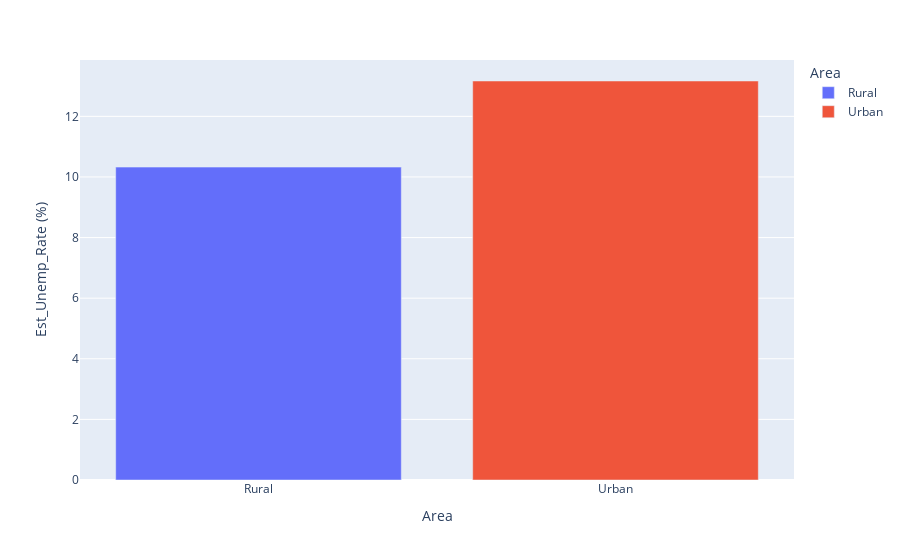

The notebook cell this image was saved under:
### Code cell
df_ar_unemp = df[['Est_Unemp_Rate', 'Area']].groupby('Area').mean().reset_index()
fig=px.bar(df_ar_unemp,x='Area',y='Est_Unemp_Rate',color='Area',labels={'Est_Unemp_Rate':'Est_Unemp_Rate (%)'})
fig.show()

### Figure 1 — Plotly figure (JSON) as saved in the notebook; plotly's stock layout.template omitted (floating-point values rounded to 4 significant figures)
{"data": [{"alignmentgroup": "True", "hovertemplate": "Area=%{x}<br>Est_Unemp_Rate (%)=%{y}<extra></extra>", "legendgroup": "Rural", "marker": {"color": "#636efa", "pattern": {"shape": ""}}, "name": "Rural", "offsetgroup": "Rural", "orientation": "v", "showlegend": true, "textposition": "auto", "type": "bar", "x": ["Rural"], "xaxis": "x", "y": [10.32], "yaxis": "y"}, {"alignmentgroup": "True", "hovertemplate": "Area=%{x}<br>Est_Unemp_Rate (%)=%{y}<extra></extra>", "legendgroup": "Urban", "marker": {"color": "#EF553B", "pattern": {"shape": ""}}, "name": "Urban", "offsetgroup": "Urban", "orientation": "v", "showlegend": true, "textposition": "auto", "type": "bar", "x": ["Urban"], "xaxis": "x", "y": [13.17], "yaxis": "y"}], "layout": {"autosize": true, "barmode": "relative", "legend": {"title": {"text": "Area"}, "tracegroupgap": 0}, "margin": {"t": 60}, "xaxis": {"anchor": "y", "autorange": true, "categoryarray": ["Rural", "Urban"], "categoryorder": "array", "domain": [0, 1], "range": [-0.5, 1.5], "title": {"text": "Area"}, "type": "category"}, "yaxis": {"anchor": "x", "autorange": true, "domain": [0, 1], "range": [0, 13.86], "title": {"text": "Est_Unemp_Rate (%)"}, "type": "linear"}}}
